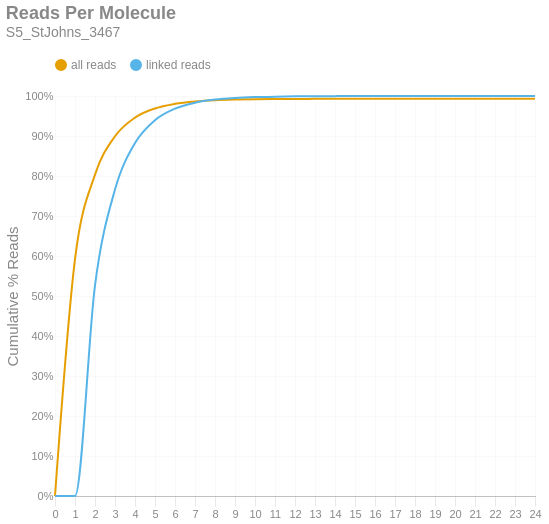

Here is the notebook cell this chart was saved with:
### Markdown cell above
### Reads per Molecule
This chart shows the cumulative distribution of the number of reads per linked molecule. That is, how many alignments are associated with a unique molecule. This excludes the number of reads associated with invalid or absent linked-read barcodes. The `linked` histogram is the percentages recalculated when disregarding singletons.

### Code cell
if SKIPLR:
    print_html(f"Skipped")
else:
    counts = np.bincount(valids['reads'].cast(pl.Int64).to_numpy())
    weighted = counts * np.arange(len(counts))
    all_perc = weighted / n_reads
    linked_perc = weighted / n_linked_reads
    linked_perc[1] = 0
    binned_df = pl.DataFrame({
        'readsper': list(range(len(counts))),
        'all reads (cumsum)': np.cumsum(all_perc).tolist(),
        'linked reads (cumsum)': np.cumsum(linked_perc).tolist(),
    })

    with SafeRender(binned_df):
        (
            density_plot(binned_df, 'Reads Per Molecule', samplename, 'readspmol')
            .encode(
                x=alt.X('readsper:O', title=None).axis(labelAngle=0).scale(padding=0),
                y=alt.Y('value:Q', title='Cumulative % Reads').axis(format='%').stack(False),
                color=alt.Color("key:N").scale(domain=["all reads", "linked reads"]),
                tooltip=[
                    alt.Tooltip("key:N", title="Data Type"),
                    alt.Tooltip("readsper:O", title="Reads Per Molecule"),
                    alt.Tooltip("value:Q", format=".2%", title="% Reads (Cum.)")
                ]            
            )
        ).display()

### Figure 1 — Vega-Lite specification as saved in the notebook (floating-point values rounded to 4 significant figures)
{"width": "container", "height": 400, "config": {"title": {"anchor": "start", "dy": -15, "fontSize": 18, "color": "#888888", "subtitleColor": "#888888", "subtitleFontSize": 14}, "arc": {"fill": "#0072B2"}, "axis": {"domainColor": "#888888", "domainWidth": 0.5, "gridWidth": 0.2, "grid": false, "titleFontWeight": 400, "titleFontSize": 15, "labelFontSize": 11, "labelColor": "#888888", "tickColor": "#888888", "tickWidth": 0.2, "titleColor": "#888888"}, "axisBand": {"grid": false}, "axisX": {"grid": true, "tickSize": 10, "domainCap": "round"}, "axisY": {"domain": false, "grid": true, "tickSize": 0, "domainCap": "round"}, "background": "transparent", "header": {"labelFontSize": 15, "labelColor": "#888888", "titleFontSize": 15, "titleFontWeight": 600, "titleColor": "#888888"}, "legend": {"labelFont": "sans-serif", "labelFontSize": 12, "labelColor": "#888888", "symbolSize": 100, "symbolType": "circle", "titleFontSize": 12, "titlePadding": 10, "titleColor": "#888888", "title": null, "orient": "top"}, "range": {"category": ["#E69F00", "#56B4E9", "#009E73", "#F0E442", "#0072B2", "#D55E00", "#CC79A7", "#000000"], "diverging": ["#cfe8f3", "#a2d4ec", "#73bfe2", "#46abdb", "#1696d2", "#12719e"]}, "area": {"fill": "#0072B2", "fillOpacity": 0.7, "line": true, "strokeOpacity": 0.7}, "line": {"color": "#0072B2", "stroke": "#0072B2", "strokeWidth": 2}, "trail": {"color": "#0072B2", "stroke": "#0072B2", "strokeWidth": 0, "size": 1}, "point": {"filled": true, "fillOpacity": 1.0, "size": 95}, "text": {"color": "#888888", "fontSize": 11, "align": "right", "fontWeight": 400, "size": 11}, "bar": {"fill": "#0072B2", "stroke": null}, "view": {"stroke": null, "continuousWidth": 660, "continuousHeight": 400}}, "data": {"name": "data-805b820e752e690cd93a591507c8e7d6"}, "mark": {"type": "line", "interpolate": "monotone", "point": {"opacity": 0, "size": 275}}, "encoding": {"color": {"field": "key", "scale": {"domain": ["all reads", "linked reads"]}, "type": "nominal"}, "tooltip": [{"field": "key", "title": "Data Type", "type": "nominal"}, {"field": "readsper", "title": "Reads Per Molecule", "type": "ordinal"}, {"field": "value", "format": ".2%", "title": "% Reads (Cum.)", "type": "quantitative"}], "x": {"axis": {"labelAngle": 0}, "field": "readsper", "scale": {"padding": 0}, "title": null, "type": "ordinal"}, "y": {"axis": {"format": "%"}, "field": "value", "stack": false, "title": "Cumulative % Reads", "type": "quantitative"}}, "params": [{"name": "param_c36ac31b6afebe62", "select": {"type": "point", "fields": ["key"]}, "bind": "legend"}], "title": {"text": "Reads Per Molecule", "subtitle": "S5_StJohns_3467"}, "transform": [{"fold": ["all reads (cumsum)", "linked reads (cumsum)"]}, {"calculate": "replace(datum.key, ' (cumsum)', '')", "as": "key"}, {"filter": {"param": "param_c36ac31b6afebe62"}}], "usermeta": {"embedOptions": {"downloadFileName": "S5_StJohns_3467.readspmol"}}, "$schema": "https://vega.github.io/schema/vega-lite/v6.1.0.json", "datasets": {"data-805b820e752e690cd93a591507c8e7d6": [{"readsper": 0, "all reads (cumsum)": 0.0, "linked reads (cumsum)": 0.0}, {"readsper": 1, "all reads (cumsum)": 0.5922, "linked reads (cumsum)": 0.0}, {"readsper": 2, "all reads (cumsum)": 0.8033, "linked reads (cumsum)": 0.5266}, {"readsper": 3, "all reads (cumsum)": 0.8993, "linked reads (cumsum)": 0.7661}, {"readsper": 4, "all reads (cumsum)": 0.9459, "linked reads (cumsum)": 0.8824}, {"readsper": 5, "all reads (cumsum)": 0.9689, "linked reads (cumsum)": 0.9397}, {"readsper": 6, "all reads (cumsum)": 0.9804, "linked reads (cumsum)": 0.9683}, {"readsper": 7, "all reads (cumsum)": 0.9864, "linked reads (cumsum)": 0.9833}, {"readsper": 8, "all reads (cumsum)": 0.9895, "linked reads (cumsum)": 0.9911}, {"readsper": 9, "all reads (cumsum)": 0.9911, "linked reads (cumsum)": 0.995}, {"readsper": 10, "all reads (cumsum)": 0.992, "linked reads (cumsum)": 0.9972}, {"readsper": 11, "all reads (cumsum)": 0.9924, "linked reads (cumsum)": 0.9984}, {"readsper": 12, "all reads (cumsum)": 0.9927, "linked reads (cumsum)": 0.9991}, {"readsper": 13, "all reads (cumsum)": 0.9928, "linked reads (cumsum)": 0.9994}, {"readsper": 14, "all reads (cumsum)": 0.9929, "linked reads (cumsum)": 0.9997}, {"readsper": 15, "all reads (cumsum)": 0.993, "linked reads (cumsum)": 0.9998}, {"readsper": 16, "all reads (cumsum)": 0.993, "linked reads (cumsum)": 0.9999}, {"readsper": 17, "all reads (cumsum)": 0.993, "linked reads (cumsum)": 0.9999}, {"readsper": 18, "all reads (cumsum)": 0.9931, "linked reads (cumsum)": 1.0}, {"readsper": 19, "all reads (cumsum)": 0.9931, "linked reads (cumsum)": 1.0}, {"readsper": 20, "all reads (cumsum)": 0.9931, "linked reads (cumsum)": 1.0}, {"readsper": 21, "all reads (cumsum)": 0.9931, "linked reads (cumsum)": 1.0}, {"readsper": 22, "all reads (cumsum)": 0.9931, "linked reads (cumsum)": 1.0}, {"readsper": 23, "all reads (cumsum)": 0.9931, "linked reads (cumsum)": 1.0}, {"readsper": 24, "all reads (cumsum)": 0.9931, "linked reads (cumsum)": 1.0}]}}
